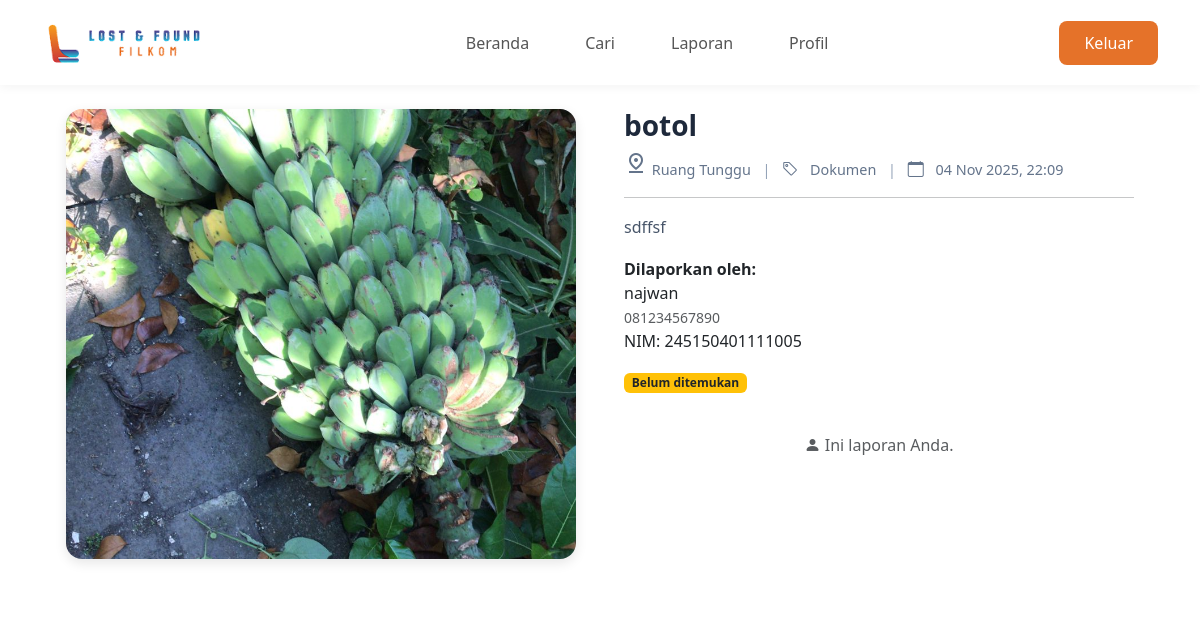
The page /index.php?action=detail_laporan&id=42 (signed in) on the database its author committed.
### tables this page shows
CREATE TABLE `laporan` (
  `id_laporan` int(11) NOT NULL,
  `id_akun` int(11) NOT NULL,
  `tipe_laporan` enum('hilang','ditemukan') NOT NULL DEFAULT 'hilang',
  `nama_barang` varchar(255) NOT NULL,
  `deskripsi_fisik` text DEFAULT NULL,
  `kategori` enum('elektronik','dokumen','pakaian','lainnya') NOT NULL,
  `lokasi` enum('Smart Class Gedung F','Junction','Gedung Kreativitas Mahasiswa (GKM)','Kantin','Ruang Baca','Laboratorium Pembelajaran','Ruang Ujian','Ruang Tunggu','Gazebo lantai 4','Area Parkir','EduTech','Mushola Ulul Al-Baab','Auditorium Algoritma') NOT NULL,
  `waktu` datetime NOT NULL,
  `status` enum('belum_ditemukan','ditemukan','sudah_diambil') NOT NULL DEFAULT 'belum_ditemukan',
  `nim_pengambil` varchar(20) DEFAULT NULL,
  `foto_bukti` varchar(255) DEFAULT NULL,
  `waktu_diambil` datetime DEFAULT NULL,
  `foto` varchar(255) DEFAULT NULL,
  `created_at` timestamp NOT NULL DEFAULT current_timestamp()
);

CREATE TABLE `akun` (
  `id_akun` int(11) NOT NULL,
  `email` varchar(255) NOT NULL,
  `password` varchar(255) NOT NULL,
  `nama` varchar(100) NOT NULL,
  `nomor_kontak` varchar(20) DEFAULT NULL,
  `role` enum('civitas','satpam') NOT NULL DEFAULT 'civitas',
  `created_at` timestamp NOT NULL DEFAULT current_timestamp()
);

CREATE TABLE `civitas` (
  `nomor_induk` varchar(20) NOT NULL,
  `id_akun` int(11) NOT NULL
);

### config/db.php (called while the page is built)
<?php
$host = 'localhost';
$dbname = 'lostfound';
$username = 'root';
$password = '';
try {
    $pdo = new PDO("mysql:host=$host;dbname=$dbname", $username, $password);
    $pdo->setAttribute(PDO::ATTR_ERRMODE, PDO::ERRMODE_EXCEPTION);
    $pdo->setAttribute(PDO::ATTR_DEFAULT_FETCH_MODE, PDO::FETCH_ASSOC);
} catch (PDOException $e) {
    die("Koneksi DB gagal: " . $e->getMessage());
}
function getDB()
{
    global $pdo;
    return $pdo;
}

### views/detail_laporan.php (the view, shortened to what this page needs)
<?php
require_once 'config/db.php';
$userId = $_SESSION['userId'] ?? null;
$id_laporan = $_GET['id'] ?? 0;
$stmt = getDB()->prepare("
    SELECT
        l.*,
        a.nama AS nama_pembuat,
        a.nomor_kontak,
        c.nomor_induk AS nim_pembuat,
        -- Data pengambil
        pengambil.nama AS nama_pengambil,
        pengambil_civitas.nomor_induk AS nim_pengambil
    FROM laporan l
    JOIN akun a ON l.id_akun = a.id_akun
    LEFT JOIN civitas c ON a.id_akun = c.id_akun
    -- JOIN PENGAMBIL: dari nim_pengambil → civitas → akun
    LEFT JOIN civitas pengambil_civitas ON l.nim_pengambil = pengambil_civitas.nomor_induk
    LEFT JOIN akun pengambil ON pengambil_civitas.id_akun = pengambil.id_akun
    WHERE l.id_laporan = ?
");
$stmt->execute([$id_laporan]);
$laporan = $stmt->fetch();
$showClaimButton = false;
$mainImage = $laporan['foto']
    ? "/{$laporan['foto']}"
    : 'https://via.placeholder.com/500x500/eeeeee/999999?text=No+Image';
?>
<!DOCTYPE html>
<html lang="id">
<head>
    <link rel="stylesheet" href="https://cdn.jsdelivr.net/npm/bootstrap-icons@1.11.0/font/bootstrap-icons.css">
    <link href="../css/detail_laporan.css" rel="stylesheet">
</head>
<body>
    <?php include 'header.php'; ?>
    <div class="container">
        <div class="item-card">
            <div class="item-image-section">
                <img src="<?= $mainImage ?>"
                    alt="<?= htmlspecialchars($laporan['nama_barang']) ?>"
                    class="main-image"
                    id="mainImage">
            </div>
            <div class="item-details">
                <div>
                    <h1 class="item-title"><?= htmlspecialchars($laporan['nama_barang']) ?></h1>
                    <div class="item-meta">
                        <span><span class="material-symbols-outlined">pin_drop</span> <?= htmlspecialchars($laporan['lokasi']) ?></span>
                        <span class="meta-divider">|</span>
                        <span><i class="bi bi-tag"></i> <?= ucfirst($laporan['kategori']) ?></span>
                        <span class="meta-divider">|</span>
                        <span><i class="bi bi-calendar"></i> <?= date('d M Y, H:i', strtotime($laporan['waktu'])) ?></span>
                    </div>
                    <hr>
                    <p class="item-description">
                        <?= nl2br(htmlspecialchars($laporan['deskripsi_fisik'])) ?>
                    </p>
                    <div class="pembuat mt-3">
                        <strong>Dilaporkan oleh:</strong><br>
                        <?= htmlspecialchars($laporan['nama_pembuat']) ?><br>
                        <small class="text-muted"><?= htmlspecialchars($laporan['nomor_kontak']) ?></small>
                        <?php if ($laporan['nim_pembuat']): ?>
                            <div class="nim">NIM: <?= htmlspecialchars($laporan['nim_pembuat']) ?></div>
                        <?php endif; ?>
                    </div>
                    <div class="mt-3">
                        <span class="badge
                            <?= $laporan['status'] === 'belum_ditemukan' ? 'bg-warning text-dark' : ($laporan['status'] === 'ditemukan' ? 'bg-info text-white' : 'bg-success') ?>">
                            <?= ucfirst(str_replace('_', ' ', $laporan['status'])) ?>
                        </span>
                    </div>
                </div>
                <?php if ($showClaimButton): ?>
                    <a href="index.php?action=claim&id=<?= $laporan['id_laporan'] ?>"
                        class="claim-btn d-flex align-items-center justify-content-center mt-4">
                        <i class="bi bi-shield-check me-2"></i> Klaim Kepemilikan
                    </a>
                <?php else: ?>
                    <?php if ($laporan['status'] === 'sudah_diambil' && $laporan['id_akun'] == $userId): ?>
                        <div class="text-center mt-4 text-success">
                            <i class="bi bi-check-circle-fill"></i> Anda telah mengambil barang ini.
                        </div>
                    <?php elseif ($laporan['id_akun'] == $userId): ?>
                        <div class="text-center mt-4 text-muted">
                            <i class="bi bi-person-fill"></i> Ini laporan Anda.
                        </div>
                    <?php endif; ?>
                <?php endif; ?>
            </div>
        </div>
    </div>
</body>
</html>

### css/detail_laporan.css (style rules this page uses)
* { margin: 0; padding: 0; box-sizing: border-box; }
body { background: #f8f9fa; font-family: 'Plus Jakarta Sans', sans-serif; color: #333; line-height: 1.6; min-height: 100vh; }
.container { max-width: 900px; margin: 0 auto; padding: 0 1rem; }
.item-card { background: white; border-radius: 16px; overflow: hidden; display: flex; flex-wrap: wrap; }
.item-image-section { flex: 1 1 400px; padding: 1.5rem; display: flex; flex-direction: column; }
.main-image { width: 100%; height: 450px; object-fit: cover; border-radius: 16px; margin-bottom: 1rem; box-shadow: 0 4px 12px rgba(0, 0, 0, 0.1); }
.item-details { flex: 1 1 400px; padding: 1.5rem; display: flex; flex-direction: column; gap: 1rem; }
.item-title { font-size: 1.75rem; font-weight: 700; color: #1e293b; margin-bottom: 0.5rem; }
.item-meta { color: #64748b; font-size: 0.9rem; margin-bottom: 1rem; }
.item-meta i { margin-right: 0.5rem; font-size: 1rem; }
.meta-divider { display: inline-block; margin: 0 0.5rem; color: #94a3b8; }
.item-description { color: #475569; line-height: 1.7; margin: 0; flex-grow: 0; }
hr { border: none; height: 1px; background: #e2e8f0; margin: 1rem 0; }

### rows shown on the page
laporan: foto+nama_barang (picture), nama_barang "botol", lokasi "Ruang Tunggu", kategori "Dokumen", waktu "04 Nov 2025, 22:09", deskripsi_fisik "sdffsf", id_akun.nama "najwan", id_akun.nomor_kontak "081234567890", civitas.nomor_induk "245150401111005", status "Belum ditemukan"
